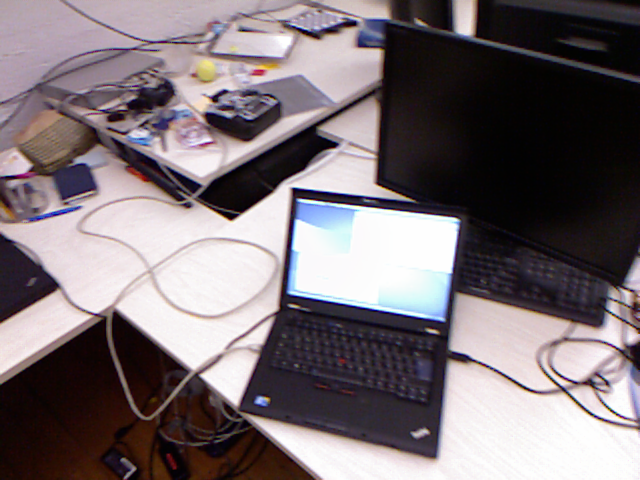
%> input picture MCEN90032 - Sensor Systems/Workshop 3b/file1.png, 640 x 480 px
$ octave ws3b_1025294.m   (GNU Octave 9; MATLAB toolbox functions it lacks are replaced by stand-ins)
%> lines starting %> are read from the running program, lines starting %| are printed output that depends on the picture
%% Part 1: SIFT Feature Detection

% Read in image and convert to grayscale
I1 = rgb2gray(imread('file1.png'));
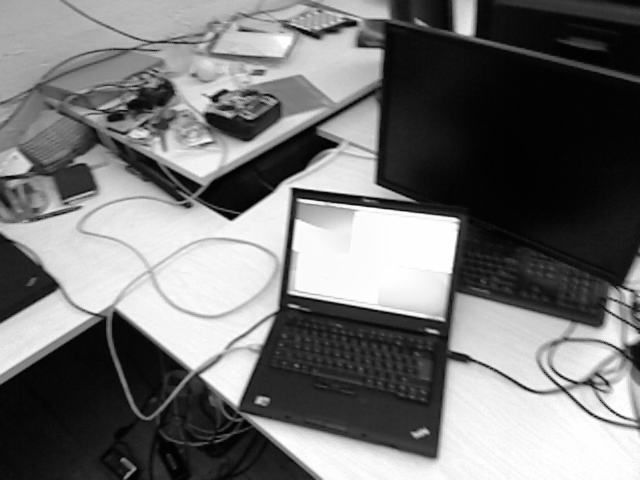
%> I1: size 480x640 uint8; min 1, max 254, mean 115.1
I2 = rgb2gray(imread('file2.png'));
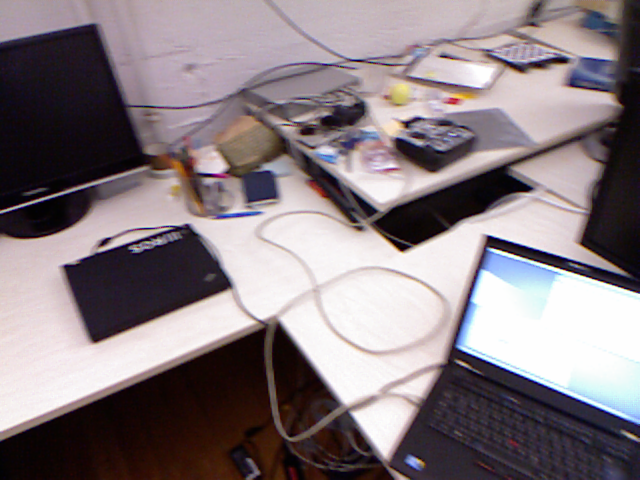
%> input picture MCEN90032 - Sensor Systems/Workshop 3b/file2.png, 640 x 480 px
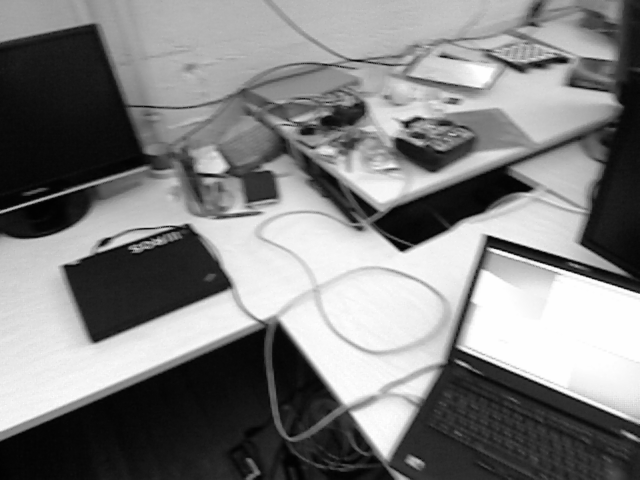
%> I2: size 480x640 uint8; min 1, max 254, mean 127.8
%%
% Get SIFT features
p1_1 = detectSIFTFeatures(I1,"NumLayersInOctave",1,"Sigma",1.6);
%> p1_1 = 827 points; strongest (x, y): (466, 25), (466, 25), (405, 260), (405, 260), (298, 194)
p1_5 = detectSIFTFeatures(I1,"NumLayersInOctave",5,"Sigma",1.6);
%> p1_5 = 620 points; strongest (x, y): (396, 260), (233, 195), (466, 25), (466, 25), (298, 194)
%%
% 1-layer octave
imshow(I1);
hold on;
plot(p1_1.selectStrongest(10),ShowScale=true);
title('SIFT with 1 Octave Layers');
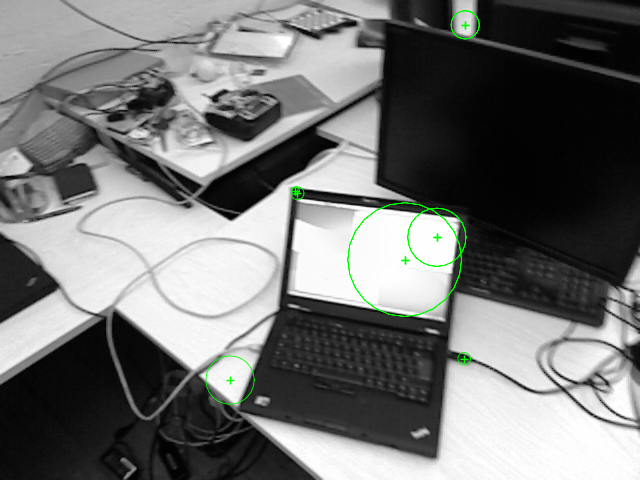
%> figure redrawn from the program's plot data; its title reads 'SIFT with 1 Octave Layers'
octave_1_locs = sortrows(p1_1.selectStrongest(10).Location)
%> octave_1_locs = [230.5 380.5; 295.8 191.3; 298 193.7; 405.2 260.1; 405.2 260.1; 437.4 237.8; 437.4 237.8; 464.7 359.2; 465.7 25.38; 465.7 25.38]
hold off;
%%
% 5-layer octave
imshow(I1);
hold on;
plot(p1_5.selectStrongest(10),ShowScale=true);
title('SIFT with 5 Octave Layers');
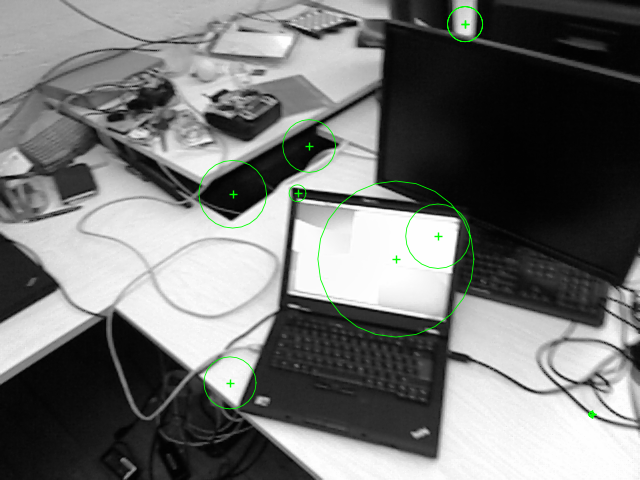
%> figure redrawn from the program's plot data; its title reads 'SIFT with 5 Octave Layers'
octave_5_locs = sortrows(p1_5.selectStrongest(10).Location)
%> octave_5_locs = [230.5 383.4; 233.2 194.7; 298 193.8; 309.7 146.5; 396.4 259.5; 438.4 236.7; 465.6 24.66; 465.6 24.66; 592 414.9; 592 414.9]
hold off;
%%
% With 1 layer per octave, there are 2 duplicating features at the top left
% of the laptop screen. Looking further, few features are quite ambiguous, proving
% that the current setting is not able to detect all features with enough efficiency.
% This shows that the first octave is not good enough to blur out noise, making
% redundant features likely to appear at stronger metric due to small discontinuities
% not being cleared out completely.
%
% Setting to 5 layers per octave, the features now have less redundancy. SIFT
% is now more confident and efficient in finding distinctive image regions that
% correctly reflects the features in the image rather than misidentifying any
% noises. This is shown through the top 10 features having more consistent strengths
% and have reasonable distances from each other. The only drawback is that this
% setting would take longer to run due to increasing operations.
%% Part 2: SIFT Matching

% Get the features in 2 images first
p1 = detectSIFTFeatures(I1,"NumLayersInOctave",3,"Sigma",1.6);
%> p1 = 981 points; strongest (x, y): (466, 25), (466, 25), (233, 195), (396, 259), (298, 194)
p2 = detectSIFTFeatures(I2,"NumLayersInOctave",3,"Sigma",1.6);
%> p2 = 644 points; strongest (x, y): (410, 226), (493, 243), (384, 429), (113, 294), (183, 272)
[f1,pts1]=extractFeatures(I1,p1);
%> pts1 has the same summary as p1
[f2,pts2]=extractFeatures(I2,p2);
%> pts2 = 642 points; strongest (x, y): (410, 226), (493, 243), (384, 429), (113, 294), (183, 272)
%%
% 2.a Match features by hand
fprintf('Manually matching SIFT points');
% Normalizing
nf1 = normalize(f1,2,'norm');
nf2 = normalize(f2,2,'norm');
% Get point with closest Euclidean distance on each side to another
%> (the run ends here)
